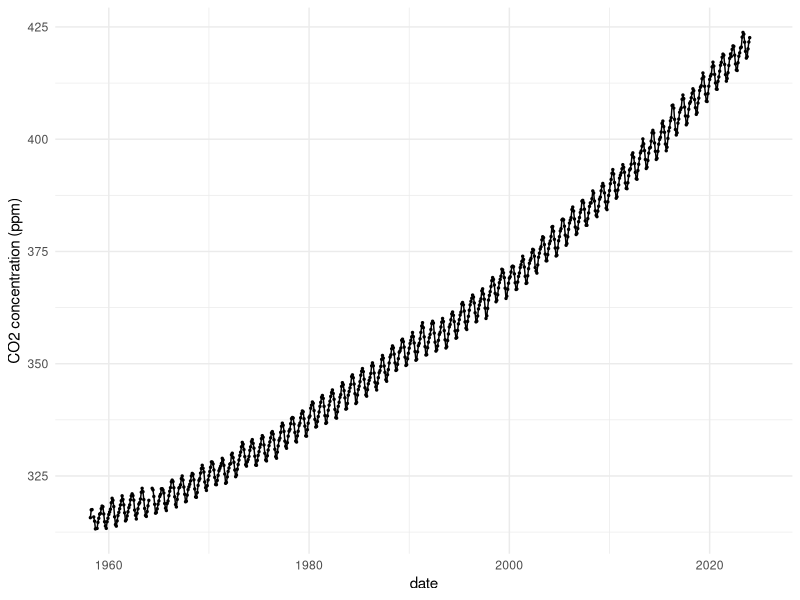

The R script that drew this image:
## ---- chunk 1
#| message: false
#| warning: false
library(readr)
library(dplyr)
library(lubridate)
library(ggplot2)

co2 = read_csv(
    "monthly_in_situ_co2_mlo.csv",
    col_names=FALSE,
    comment="\"",
    trim_ws=TRUE,
    skip=57,
    col_types=cols(X1=col_integer(), X2=col_integer(), .default=col_double()),
    col_select=c(
        year=X1,
        month=X2,
        co2=X5,
        co2_adj=X6,
        fit=X7,
        fit_adj=X8,
        co2f=X9,
        co2f_adj=X10
    )
)

co2 |>
    mutate(across(everything(), ~ replace(., . < 0, NA))) |>
    mutate(date=make_date(year, month)) |>
    select(date, co2:co2f_adj) |>
    ggplot(mapping=aes(x=date, y=co2)) +
    geom_line() +
    geom_point(size=0.5) +
    labs(y="CO2 concentration (ppm)") +
    theme_minimal()
